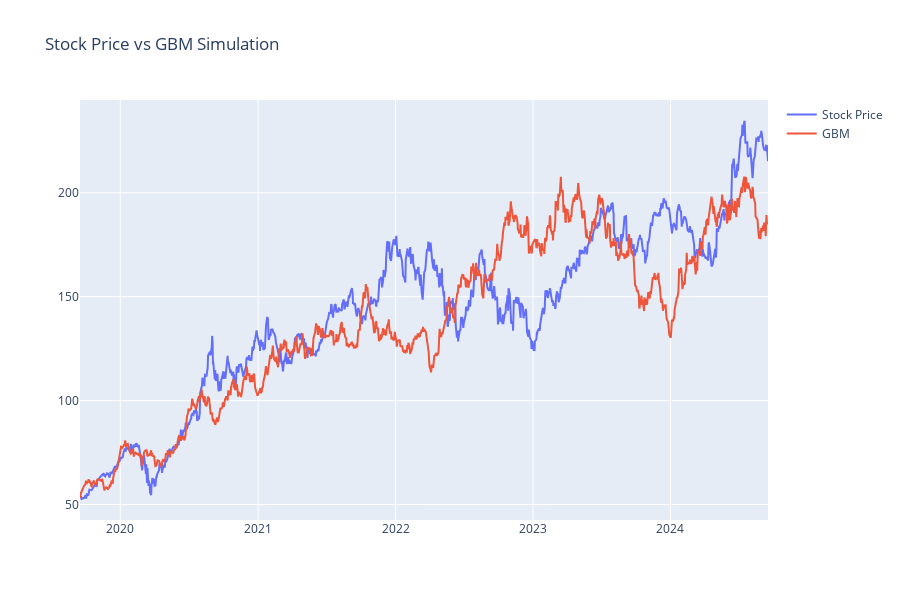

Source (notebook cell):
### Markdown cell above
Simulating a Geometric Brownian Motion (GBM) path using the estimated parameters from our historical data and compare it to the actual stock price.

### Code cell
S0 = closes.iloc[0]
n = len(closes)
T = n / 365.0

# Simulate GBM path
gbm = geometric_brownian_motion(S0, mu_hat - (sigma_hat ** 2 / 2), sigma_hat, T, n)

# Plot stock price and GBM simulation
fig = go.Figure()
fig.add_trace(go.Scatter(x=closes.index, y=closes, name="Stock Price"))
fig.add_trace(go.Scatter(x=closes.index, y=gbm, name="GBM"))
fig.update_layout(title="Stock Price vs GBM Simulation", height=600)
fig.show()

### Figure 1 — Plotly figure (JSON) as saved in the notebook; plotly's stock layout.template omitted (floating-point values rounded to 4 significant figures; data arrays with more than 128 entries replaced by an {"elided": "..."} marker saying what was removed)
{"data": [{"name": "Stock Price", "type": "scatter", "x": {"elided": "1259 str values"}, "y": {"elided": "1259 float values"}}, {"name": "GBM", "type": "scatter", "x": {"elided": "1259 str values"}, "y": {"elided": "1259 float values"}}], "layout": {"height": 600, "title": {"text": "Stock Price vs GBM Simulation"}}}
